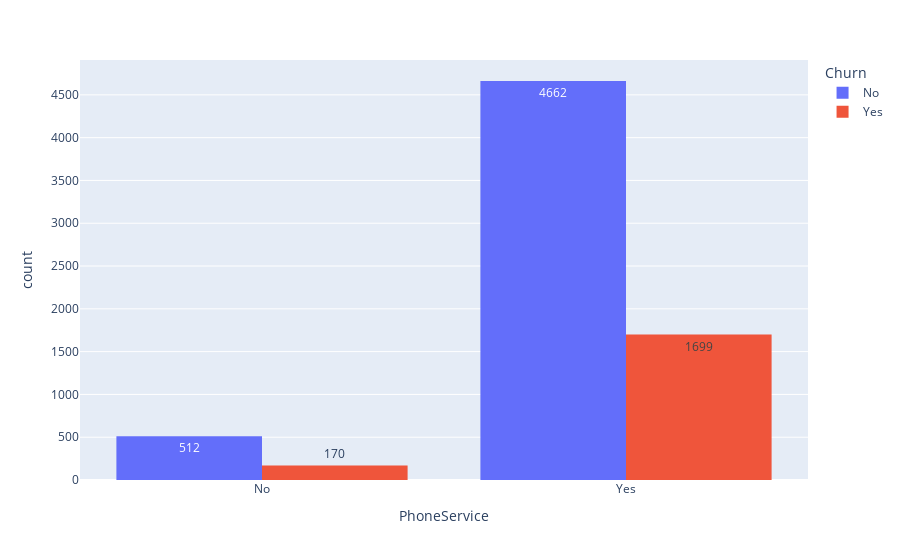

The notebook cell this image was saved under:
### Markdown cell above
### Phone Service

### Code cell
px.histogram(churn, x='PhoneService', color='Churn', text_auto=True, barmode='group')

### Figure 1 — Plotly figure (JSON) as saved in the notebook; plotly's stock layout.template omitted (floating-point values rounded to 4 significant figures; data arrays with more than 128 entries replaced by an {"elided": "..."} marker saying what was removed)
{"data": [{"alignmentgroup": "True", "bingroup": "x", "hovertemplate": "Churn=No<br>PhoneService=%{x}<br>count=%{y}<extra></extra>", "legendgroup": "No", "marker": {"color": "#636efa", "pattern": {"shape": ""}}, "name": "No", "offsetgroup": "No", "orientation": "v", "showlegend": true, "texttemplate": "%{value}", "type": "histogram", "x": {"elided": "5174 str values"}, "xaxis": "x", "yaxis": "y"}, {"alignmentgroup": "True", "bingroup": "x", "hovertemplate": "Churn=Yes<br>PhoneService=%{x}<br>count=%{y}<extra></extra>", "legendgroup": "Yes", "marker": {"color": "#EF553B", "pattern": {"shape": ""}}, "name": "Yes", "offsetgroup": "Yes", "orientation": "v", "showlegend": true, "texttemplate": "%{value}", "type": "histogram", "x": {"elided": "1869 str values"}, "xaxis": "x", "yaxis": "y"}], "layout": {"barmode": "group", "legend": {"title": {"text": "Churn"}, "tracegroupgap": 0}, "margin": {"t": 60}, "xaxis": {"anchor": "y", "domain": [0, 1], "title": {"text": "PhoneService"}}, "yaxis": {"anchor": "x", "domain": [0, 1], "title": {"text": "count"}}}}
